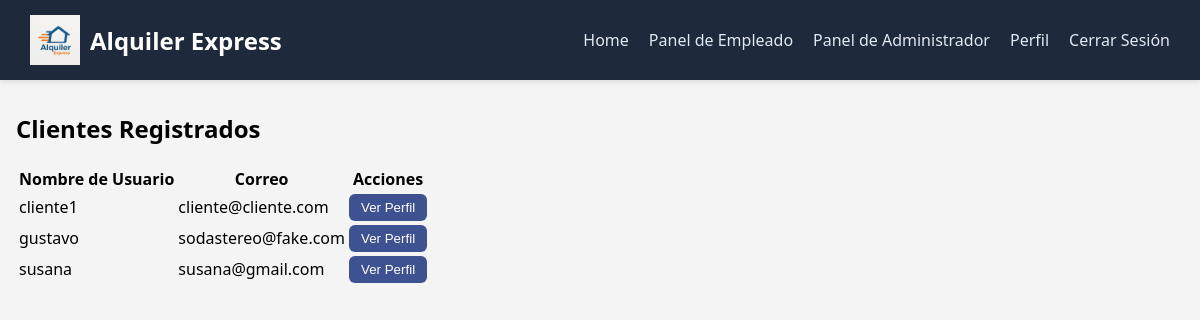
The app's page /usuarios/panel-emp/lista-clientes/ (signed in) with its own data.
### gestion_usuarios/models.py (models this page shows, shortened)
class Usuario(AbstractUser):
    dni = models.CharField(max_length=10, unique=True)
    telefono = models.CharField(max_length=20)

### gestion_usuarios/views.py (the view)
# urls.py: path('panel-emp/lista-clientes/', views.listar_clientes, name='lista-clientes'),
@login_required
@user_passes_test(es_empleado)
def listar_clientes(request):
    usuarios = Usuario.objects.filter(is_staff=False, is_superuser=False)
    return render(request, 'gestion_usuarios/lista-clientes.html', {'usuarios': usuarios})

### gestion_usuarios/views.py (called while the page is built)
def es_empleado(user):
    return user.is_authenticated and user.is_staff

### templates/gestion_usuarios/lista-clientes.html
{% extends 'base.html' %}
{% block content %}
<h2>Clientes Registrados</h2>
<table>
  <thead>
    <tr>
      <th>Nombre de Usuario</th>
      <th>Correo</th>
      <th>Acciones</th>
    </tr>
  </thead>
  <tbody>
    {% for usuario in usuarios %}
    <tr>
      <td>{{ usuario.username }}</td>
      <td>{{ usuario.email }}</td>
      <td>
        <a href="{% url 'detalle-cliente' usuario.id %}">
          <button style="padding: 6px 12px; background-color: #3e5190; color: white; border: none; border-radius: 6px; cursor: pointer;">
            Ver Perfil
          </button>
        </a>
      </td>
    </tr>
    {% empty %}
    <tr><td colspan="3">No hay clientes registrados.</td></tr>
    {% endfor %}
  </tbody>
</table>
{% endblock %}

### static/styles/base.css (style rules this page uses)
body { margin: 0; font-family: 'Segoe UI', sans-serif; background-color: #f4f4f4; }

### records on screen
Usuario: username "cliente1", email "cliente@cliente.com"
Usuario: username "gustavo", email "sodastereo@fake.com"
Usuario: username "susana", email "susana@gmail.com"
